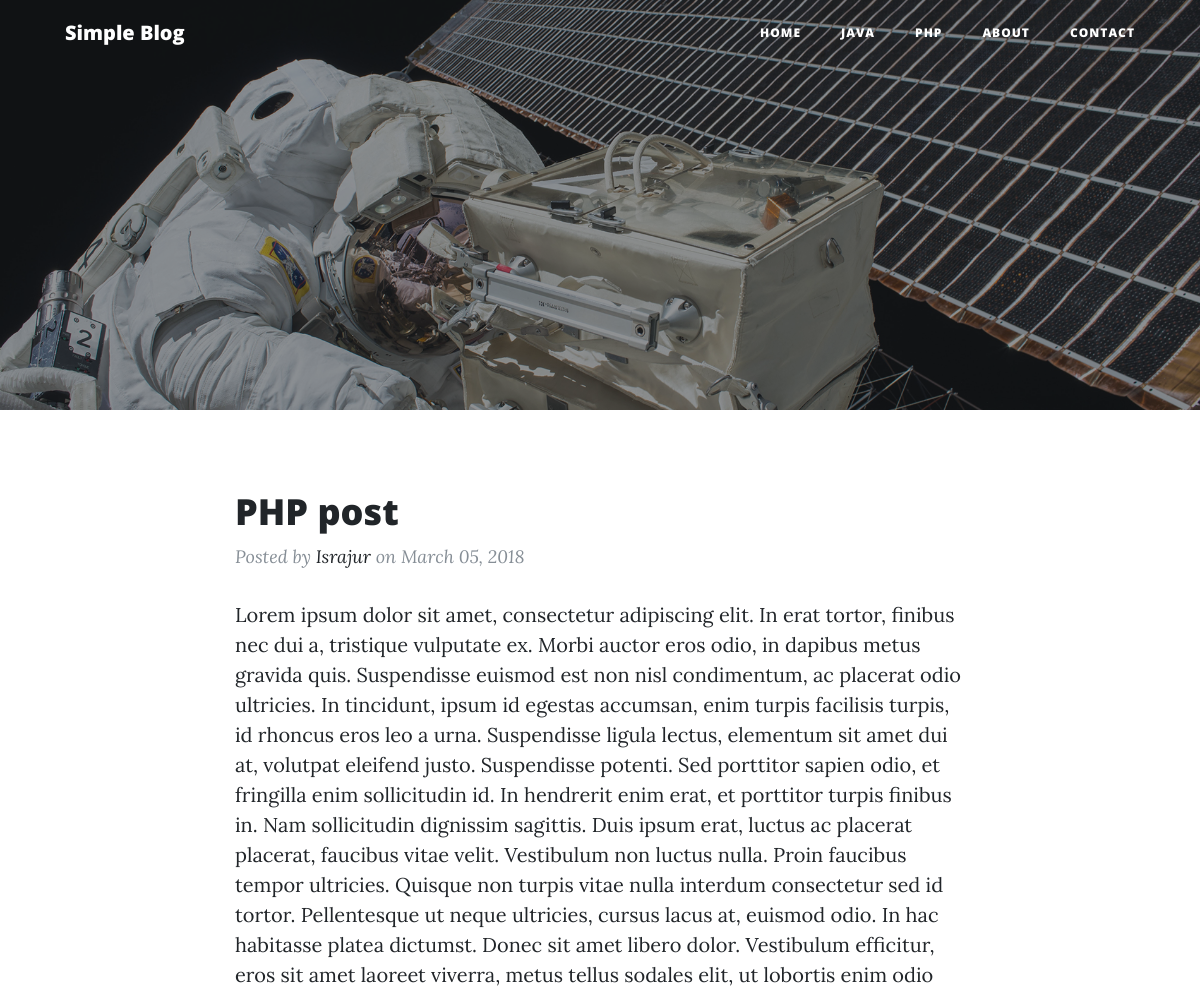
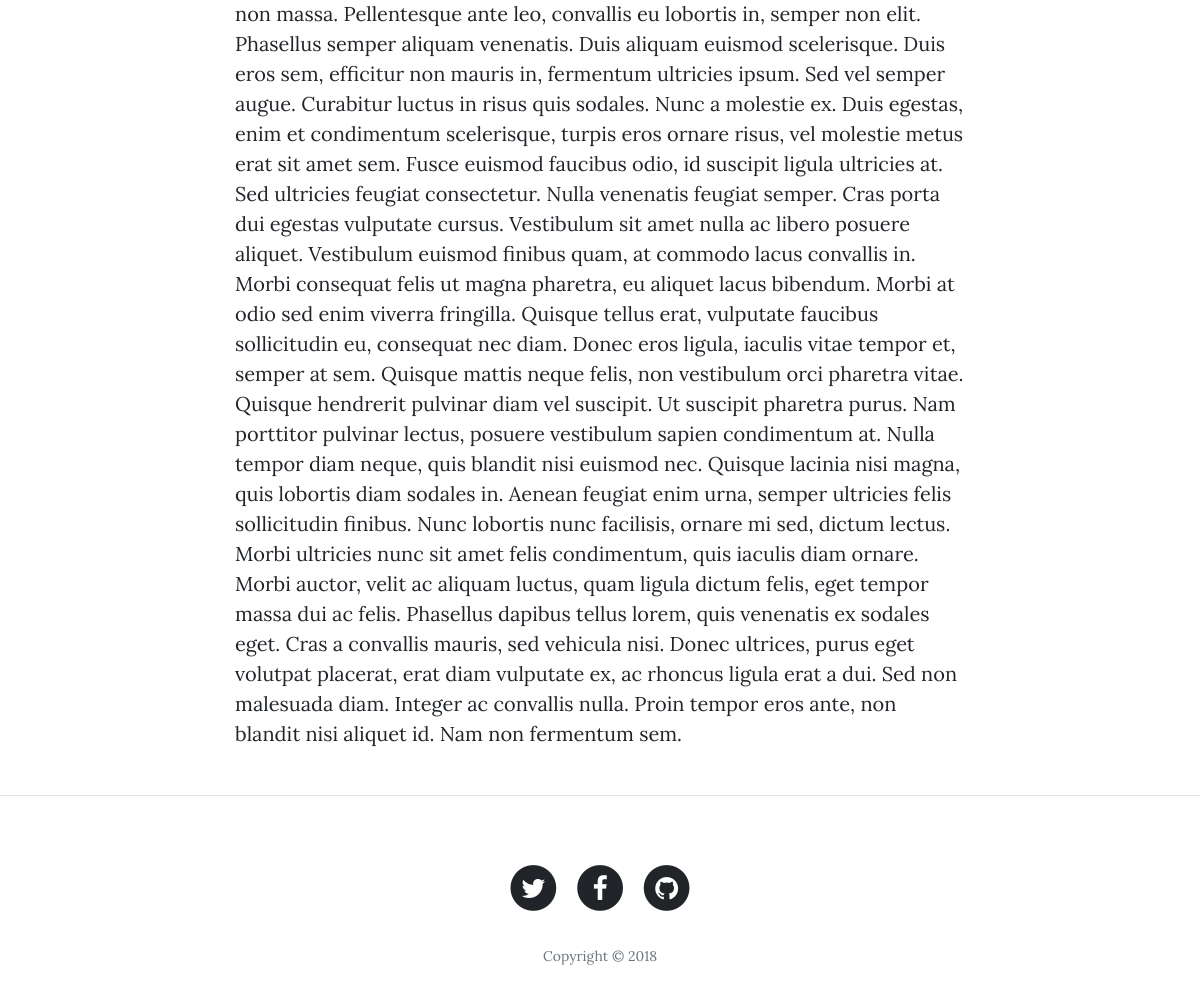
The page /post.php?post=3 on the database its author committed (2 pictures, top to bottom).
### tables this page shows
CREATE TABLE `categories` (
  `id` int(20) NOT NULL,
  `text` varchar(100) NOT NULL
);

CREATE TABLE `posts` (
  `id` int(11) NOT NULL,
  `title` varchar(200) NOT NULL,
  `category` int(11) NOT NULL,
  `date` varchar(100) NOT NULL,
  `body` longtext NOT NULL,
  `author` varchar(100) NOT NULL,
  `keywords` varchar(200) NOT NULL
);

### post.php (the view, shortened to what this page needs)
  <?php include('includes/header.php') ?>
  <?php include('includes/navbar.php') ?>
  <?php
    if (isset($_GET['post'])) {
      $id = mysqli_real_escape_string($conn , $_GET['post']);
      $post = "SELECT * FROM posts WHERE id='$id'";
    }
    $posts = $conn->query($post)
  ?>
    <header class="masthead" style="background-image: url('assets/img/post-bg.jpg')">
      <div class="overlay"></div>
      <div class="container">
        <div class="row">
          <div class="col-lg-8 col-md-10 mx-auto">
            <div class="site-heading">
            </div>
          </div>
        </div>
      </div>
    </header>
    <div class="container">
      <div class="row">
        <div class="col-lg-8 col-md-10 mx-auto">
        <?php
          if ($posts->num_rows > 0) {
            while ($row = $posts->fetch_assoc()) {
         ?>
          <div class="post-preview">
            <a href="post.php?post=<?php echo $row['id']; ?>">
              <h2 class="post-title">
                <?php echo $row['title']; ?>
              </h2>
            </a>
            <p class="post-meta">Posted by
              <a href="#"><?php echo $row['author']; ?></a>
              on <?php echo $row['date']; ?></p>
              <p><?php echo $row['body']; ?></p>
          </div>
          <?php } } ?>
        </div>
      </div>
    </div>
    <hr>
<?php include('includes/footer.php') ?>

### includes/navbar.php (shortened to what this page needs)
<nav class="navbar navbar-expand-lg navbar-light fixed-top" id="mainNav">
  <div class="container">
    <a class="navbar-brand" href="index.php">Simple Blog</a>
    <div class="collapse navbar-collapse" id="navbarResponsive">
      <ul class="navbar-nav ml-auto">
        <li class="nav-item">
          <a class="nav-link" href="index.php">Home</a>
        </li>
        <?php if ($categories->num_rows > 0) {
          while ($row = $categories->fetch_assoc()) {
        ?>
        <li class="nav-item">
          <a class="nav-link" href="index.php?category=<?php echo $row['id'] ?>"><?php echo $row['text']; ?></a>
        </li>
        <?php } } ?>
        <li class="nav-item">
          <a class="nav-link" href="about.php">About</a>
        </li>
        <li class="nav-item">
          <a class="nav-link" href="contact.php">Contact</a>
        </li>
      </ul>
    </div>
  </div>
</nav>

### rows shown on the page
categories: text "JAVA"
categories: text "PHP"
posts: title "PHP post", author "Israjur", date "March 05, 2018", body "Lorem ipsum dolor sit amet, consectetur adipiscing elit. In erat tortor, finibus nec dui a, tristique vulputate ex. Morbi auctor eros odio, in dapibus metus gravida quis. Suspendisse euismod est non nisl condimentum, ac placerat odio ultricies. In tincidunt, ipsum id egestas accumsan, enim turpis facilisis turpis, id rhoncus eros leo a urna. Suspendisse ligula lectus, elementum sit amet dui at, volutpat eleifend justo. Suspendisse potenti. Sed porttitor sapien odio, et fringilla enim sollicitudin id. In hendrerit enim erat, et porttitor turpis finibus in. Nam sollicitudin dignissim sagittis. Duis ipsum erat, luctus ac placerat placerat, faucibus vitae velit. Vestibulum non luctus nulla.…"
